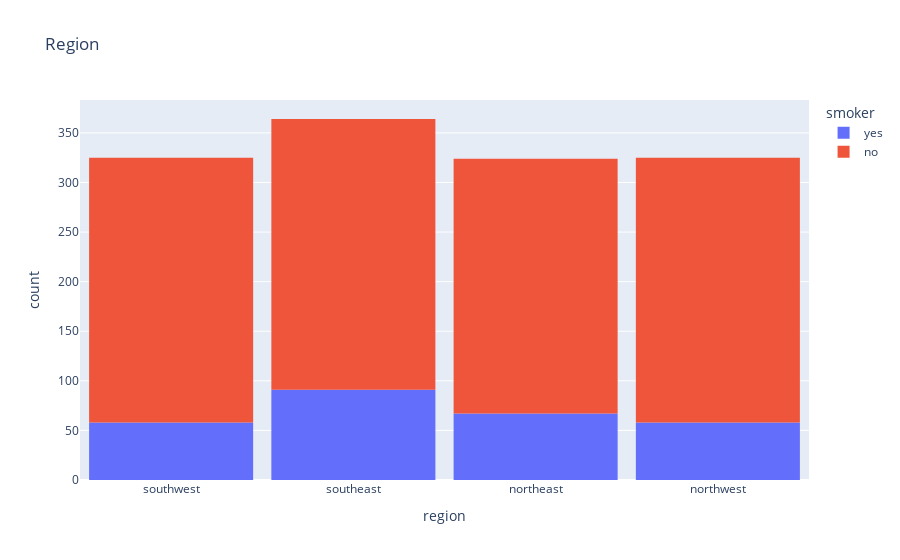

Write notebook code for a chart like this one.
### Markdown cell above
**Завдання 3**: Візуалізуйте з `plotly` розподіл кожного з настуних стовпців відносно того, чи є людина курцем (`smoker`)
- `region`
- `children`

та опишіть коротко свої спостереження.

### Code cell
fig = px.histogram(medical_df, x='region', color='smoker', title='Region')
fig.update_layout(bargap=0.1)
fig.show()

### Figure 1 — Plotly figure (JSON) as saved in the notebook; plotly's stock layout.template omitted (floating-point values rounded to 4 significant figures; data arrays with more than 128 entries replaced by an {"elided": "..."} marker saying what was removed)
{"data": [{"alignmentgroup": "True", "bingroup": "x", "hovertemplate": "smoker=yes<br>region=%{x}<br>count=%{y}<extra></extra>", "legendgroup": "yes", "marker": {"color": "#636efa", "pattern": {"shape": ""}}, "name": "yes", "offsetgroup": "yes", "orientation": "v", "showlegend": true, "type": "histogram", "x": {"elided": "274 str values"}, "xaxis": "x", "yaxis": "y"}, {"alignmentgroup": "True", "bingroup": "x", "hovertemplate": "smoker=no<br>region=%{x}<br>count=%{y}<extra></extra>", "legendgroup": "no", "marker": {"color": "#EF553B", "pattern": {"shape": ""}}, "name": "no", "offsetgroup": "no", "orientation": "v", "showlegend": true, "type": "histogram", "x": {"elided": "1064 str values"}, "xaxis": "x", "yaxis": "y"}], "layout": {"bargap": 0.1, "barmode": "relative", "legend": {"title": {"text": "smoker"}, "tracegroupgap": 0}, "title": {"text": "Region"}, "xaxis": {"anchor": "y", "domain": [0, 1], "title": {"text": "region"}}, "yaxis": {"anchor": "x", "domain": [0, 1], "title": {"text": "count"}}}}
